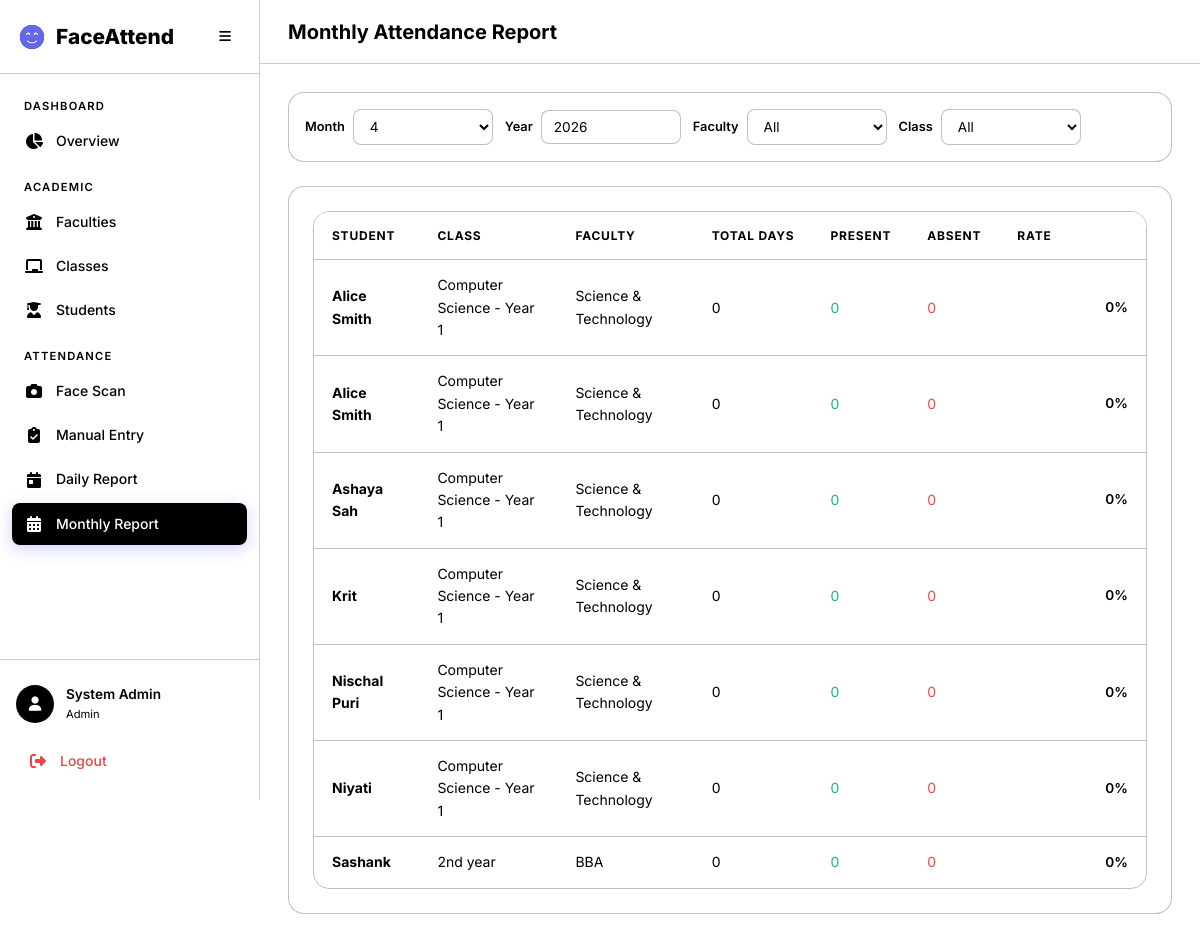
The app's page /attendance/monthly/ with its own data.
### accounts/models.py (models this page shows, shortened)
class User(AbstractUser):
    class Role(models.TextChoices):
        ADMIN = 'admin', 'Admin'
        TEACHER = 'teacher', 'Teacher'
        STUDENT = 'student', 'Student'
    role = models.CharField(
        max_length=10,
        choices=Role.choices,
        default=Role.STUDENT,
    )
    phone = models.CharField(max_length=20, blank=True)
    profile_image = models.ImageField(upload_to='profiles/', blank=True, null=True)

### academics/models.py (models this page shows, shortened)
class Student(models.Model):
    user = models.OneToOneField(
        settings.AUTH_USER_MODEL,
        on_delete=models.CASCADE,
        related_name='student_profile',
        null=True, blank=True,
    )
    full_name = models.CharField(max_length=300)
    profile_image = models.ImageField(upload_to='students/profiles/')
    face_encoding = models.BinaryField(null=True, blank=True, help_text='128-d face encoding as bytes')
    enrollment_year = models.PositiveIntegerField()
    faculty = models.ForeignKey(Faculty, on_delete=models.CASCADE, related_name='students')
    academic_class = models.ForeignKey(AcademicClass, on_delete=models.CASCADE, related_name='students')
    phone = models.CharField(max_length=20, blank=True)
    guardian_phone = models.CharField(max_length=20, blank=True)
    is_phone_flagged = models.BooleanField(
        default=False,
        help_text='Mark this when the student phone number is incorrect.',
    )
    is_active = models.BooleanField(default=True)
    created_at = models.DateTimeField(auto_now_add=True)
    updated_at = models.DateTimeField(auto_now=True)
    class Meta:
        ordering = ['full_name']

class AcademicClass(models.Model):
    name = models.CharField(max_length=200)
    faculty = models.ForeignKey(Faculty, on_delete=models.CASCADE, related_name='classes')
    teacher = models.ForeignKey(
        settings.AUTH_USER_MODEL,
        on_delete=models.SET_NULL,
        null=True, blank=True,
        related_name='assigned_classes',
        limit_choices_to={'role': 'teacher'},
    )
    created_at = models.DateTimeField(auto_now_add=True)
    updated_at = models.DateTimeField(auto_now=True)
    class Meta:
        verbose_name_plural = 'Classes'
        ordering = ['faculty__name', 'name']
        unique_together = ['name', 'faculty']

class Faculty(models.Model):
    name = models.CharField(max_length=200, unique=True)
    description = models.TextField(blank=True)
    created_at = models.DateTimeField(auto_now_add=True)
    updated_at = models.DateTimeField(auto_now=True)
    class Meta:
        verbose_name_plural = 'Faculties'
        ordering = ['name']

### attendance/views.py (the view)
# urls.py: path('monthly/', views.monthly_report, name='monthly_report'),
@login_required
@admin_or_teacher_required
def monthly_report(request):
    today = timezone.localdate()
    month = int(request.GET.get('month', today.month))
    year = int(request.GET.get('year', today.year))
    faculty_id = request.GET.get('faculty')
    class_id = request.GET.get('class')
    students = Student.objects.filter(is_active=True).select_related('faculty', 'academic_class')
    if faculty_id:
        students = students.filter(faculty_id=faculty_id)
    if class_id:
        students = students.filter(academic_class_id=class_id)
    if request.user.role == 'teacher':
        students = students.filter(academic_class__teacher=request.user)
    report_data = []
    for s in students:
        att = Attendance.objects.filter(
            student=s, date__month=month, date__year=year
        )
        total = att.count()
        present = att.filter(status__in=['present', 'late']).count()
        absent = att.filter(status='absent').count()
        percentage = round(present / total * 100, 1) if total else 0
        report_data.append({
            'student': s,
            'total': total,
            'present': present,
            'absent': absent,
            'percentage': percentage,
        })
    if request.user.role == 'teacher':
        teacher_classes = AcademicClass.objects.filter(teacher=request.user).select_related('faculty')
        faculties = Faculty.objects.filter(classes__in=teacher_classes).distinct()
        classes = teacher_classes
    else:
        faculties = Faculty.objects.all()
        classes = AcademicClass.objects.all()
    return render(request, 'attendance/monthly_report.html', {
        'report_data': report_data,
        'month': month,
        'year': year,
        'faculties': faculties,
        'classes': classes,
        'selected_faculty': faculty_id,
        'selected_class': class_id,
    })

### templates/attendance/monthly_report.html (shortened to what this page needs)
{% extends 'base.html' %}
{% load static %}
{% block page_title %}Monthly Attendance Report{% endblock %}
{% block content %}
<div class="animate-fade-in">
    <form method="get" class="filters-bar mb-3">
        <div class="filter-group">
            <label>Month</label>
            <select name="month" class="filter-input" onchange="this.form.submit()">
                {% for m in "123456789" %}
                <option value="{{ forloop.counter }}" {% if month == forloop.counter %}selected{% endif %}>
                    {{ forloop.counter }}
                </option>
                {% endfor %}
            </select>
        </div>
        <div class="filter-group">
            <label>Year</label>
            <input type="number" name="year" value="{{ year }}" class="filter-input" style="width:100px;"
                onchange="this.form.submit()">
        </div>
        <div class="filter-group">
            <label>Faculty</label>
            <select name="faculty" class="filter-input" onchange="this.form.submit()">
                <option value="">All</option>
            </select>
        </div>
        <div class="filter-group">
            <label>Class</label>
            <select name="class" class="filter-input" onchange="this.form.submit()">
                <option value="">All</option>
            </select>
        </div>
    </form>
    <div class="card">
        <div class="table-container">
            <table class="data-table" id="monthlyTable">
                <thead>
                    <tr>
                        <th>Student</th>
                        <th>Class</th>
                        <th>Faculty</th>
                        <th>Total Days</th>
                        <th>Present</th>
                        <th>Absent</th>
                        <th>Rate</th>
                    </tr>
                </thead>
                <tbody>
                    {% for item in report_data %}
                    <tr>
                        <td><strong>{{ item.student.full_name }}</strong></td>
                        <td>{{ item.student.academic_class.name }}</td>
                        <td>{{ item.student.faculty.name }}</td>
                        <td>{{ item.total }}</td>
                        <td><span class="text-success">{{ item.present }}</span></td>
                        <td><span class="text-danger">{{ item.absent }}</span></td>
                        <td>
                            <div class="d-flex align-center gap-1">
                                <div class="progress-bar" style="width:80px; height:6px;">
                                </div>
                                <span style="font-size:0.85rem; font-weight:600;">{{ item.percentage }}%</span>
                            </div>
                        </td>
                    </tr>
                    {% empty %}
                    <tr>
                        <td colspan="7" class="text-center text-muted">No data for this period.</td>
                    </tr>
                    {% endfor %}
                </tbody>
            </table>
        </div>
    </div>
</div>
{% endblock %}

### templates/base.html (shortened to what this page needs)
<!DOCTYPE html>
<html lang="en" data-theme="dark">
<head>
    <link rel="stylesheet" href="https://cdnjs.cloudflare.com/ajax/libs/font-awesome/6.5.1/css/all.min.css">
    {% load static %}
    <link rel="stylesheet" href="{% static 'css/style.css' %}">
</head>
<body>
    {% if user.is_authenticated %}
    <div class="app-layout">
        <aside class="sidebar" id="sidebar">
            <div class="sidebar-header">
                <div class="logo">
                    <i class="fas fa-face-smile-beam"></i>
                    <span>FaceAttend</span>
                </div>
                <button class="sidebar-toggle" id="sidebarToggle">
                    <i class="fas fa-bars"></i>
                </button>
            </div>
            <nav class="sidebar-nav">
                {% if user.role == 'admin' %}
                <div class="nav-section">
                    <span class="nav-section-title">Dashboard</span>
                    <a href="{% url 'academics:admin_dashboard' %}" class="nav-link {% if request.resolver_match.url_name == 'admin_dashboard' %}active{% endif %}">
                        <i class="fas fa-chart-pie"></i><span>Overview</span>
                    </a>
                </div>
                <div class="nav-section">
                    <span class="nav-section-title">Academic</span>
                    <a href="{% url 'academics:faculty_list' %}" class="nav-link {% if 'faculty' in request.resolver_match.url_name %}active{% endif %}">
                        <i class="fas fa-building-columns"></i><span>Faculties</span>
                    </a>
                    <a href="{% url 'academics:class_list' %}" class="nav-link {% if 'class' in request.resolver_match.url_name %}active{% endif %}">
                        <i class="fas fa-chalkboard"></i><span>Classes</span>
                    </a>
                    <a href="{% url 'academics:student_list' %}" class="nav-link {% if 'student' in request.resolver_match.url_name %}active{% endif %}">
                        <i class="fas fa-user-graduate"></i><span>Students</span>
                    </a>
                </div>
                <div class="nav-section">
                    <span class="nav-section-title">Attendance</span>
                    <a href="{% url 'attendance:camera' %}" class="nav-link {% if request.resolver_match.url_name == 'camera' %}active{% endif %}">
                        <i class="fas fa-camera"></i><span>Face Scan</span>
                    </a>
                    <a href="{% url 'attendance:manual' %}" class="nav-link {% if request.resolver_match.url_name == 'manual' %}active{% endif %}">
                        <i class="fas fa-clipboard-check"></i><span>Manual Entry</span>
                    </a>
                    <a href="{% url 'attendance:daily_report' %}" class="nav-link {% if request.resolver_match.url_name == 'daily_report' %}active{% endif %}">
                        <i class="fas fa-calendar-day"></i><span>Daily Report</span>
                    </a>
                    <a href="{% url 'attendance:monthly_report' %}" class="nav-link {% if request.resolver_match.url_name == 'monthly_report' %}active{% endif %}">
                        <i class="fas fa-calendar-alt"></i><span>Monthly Report</span>
                    </a>
                </div>
                {% endif %}
            </nav>
            <div class="sidebar-footer">
                <div class="user-card">
                    <div class="user-avatar">
                        <i class="fas fa-user"></i>
                    </div>
                    <div class="user-info">
                        <span class="user-name">{{ user.get_full_name|default:user.username }}</span>
                        <span class="user-role">{{ user.get_role_display }}</span>
                    </div>
                </div>
                <a href="{% url 'accounts:logout' %}" class="nav-link logout-link">
                    <i class="fas fa-sign-out-alt"></i><span>Logout</span>
                </a>
            </div>
        </aside>
        <main class="main-content">
            <header class="top-bar">
                <h1 class="page-title">{% block page_title %}Dashboard{% endblock %}</h1>
            </header>
            <div class="content-area">
                {% block content %}{% endblock %}
            </div>
        </main>
    </div>
    {% else %}
    <div class="auth-layout">
        {% block auth_content %}{% endblock %}
    </div>
    {% endif %}
</body>
</html>

### records on screen
User: get_full_name "System Admin", role "Admin"
Student: student.full_name "Alice Smith", student.academic_class.name "Computer Science - Year 1", student.faculty.name "Science & Technology", total "0", present "0", absent "0", percentage "0"
Student: student.full_name "Alice Smith", student.academic_class.name "Computer Science - Year 1", student.faculty.name "Science & Technology", total "0", present "0", absent "0", percentage "0"
Student: student.full_name "Ashaya Sah", student.academic_class.name "Computer Science - Year 1", student.faculty.name "Science & Technology", total "0", present "0", absent "0", percentage "0"
Student: student.full_name "Krit", student.academic_class.name "Computer Science - Year 1", student.faculty.name "Science & Technology", total "0", present "0", absent "0", percentage "0"
Student: student.full_name "Nischal Puri", student.academic_class.name "Computer Science - Year 1", student.faculty.name "Science & Technology", total "0", present "0", absent "0", percentage "0"
Student: student.full_name "Niyati", student.academic_class.name "Computer Science - Year 1", student.faculty.name "Science & Technology", total "0", present "0", absent "0", percentage "0"
Student: student.full_name "Sashank", student.academic_class.name "2nd year", student.faculty.name "BBA", total "0", present "0", absent "0", percentage "0"

### other values on screen
form field month "4"
